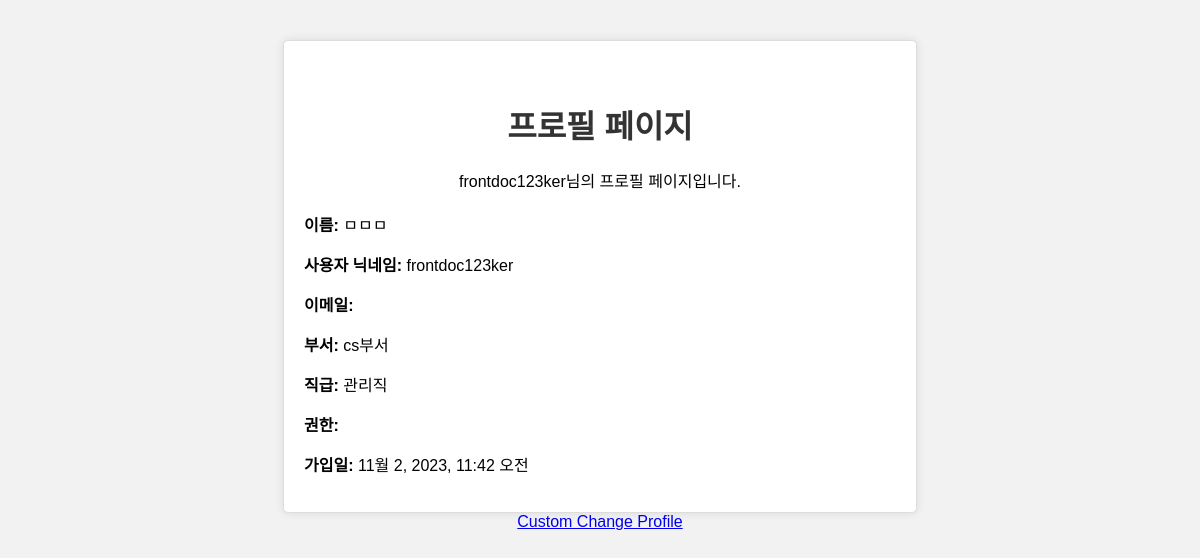
The page /accounts/profile/ (signed in) on the database its author committed.
### accounts/models.py (models this page shows)
class CustomUser(AbstractUser):
    id = models.AutoField(primary_key=True)
    permission = models.CharField(max_length=100,default="일반")
    department = models.CharField(max_length=100)
    position = models.CharField(max_length=100)
    full_name = models.CharField(max_length=100)
    objects = CustomUserManager()
    class Meta:
        swappable = 'accounts.CustomUser'

### accounts/views.py (the view)
# urls.py: path('profile/', views.profile, name='profile'),
@login_required
def profile(request):
    user = request.user
    context = {
        'permission': user.permission,
        'department': user.department,
        'position': user.position,
        'full_name': user.full_name,
    }
    return render(request, 'accounts/profile.html', context)

### templates/accounts/profile.html (shortened to what this page needs)
<!DOCTYPE html>
<html lang="en">
<head>
</head>
<body>
    <div class="profile-container">
        <h1>프로필 페이지</h1>
        <p><span>{{user}}</span>님의 프로필 페이지입니다.</p>
        <div class="profile-data">
            <p><span>이름:</span> {{user.full_name}} </p>
            <p><span>사용자 닉네임:</span> {{user.username}}</p>
            <p><span>이메일:</span> {{user.email}}</p>
            <p><span>부서:</span> {{user.department}}</p>
            <p><span>직급:</span> {{user.position}}</p>
            <p><span>권한:</span> {{user.permission}}</p>
            <p><span>가입일:</span> {{user.date_joined}}</p>
        </div>
    </div>
    <a href="{% url 'accounts:profile_change' %}">Custom Change Profile</a>
</body>
</html>

### templates/accounts/profile.html (style rules this page uses)
body { font-family: Arial, sans-serif; background-color: #f2f2f2; text-align: center; }
h1 { color: #333; margin-top: 40px; }
.profile-container { width: 50%; margin: auto; background-color: #fff; border: 1px solid #ddd; border-radius: 5px; padding: 20px; margin-top: 40px; box-shadow: 0 0 10px rgba(0, 0, 0, 0.1); }
.profile-data { text-align: left; margin-top: 20px; }
.profile-data span { font-weight: bold; }

### rows shown on the page
CustomUser: username "frontdoc123ker", full_name "ㅁㅁㅁ", department "cs부서", position "관리직", date_joined "11월 2, 2023, 11:42 오전"
